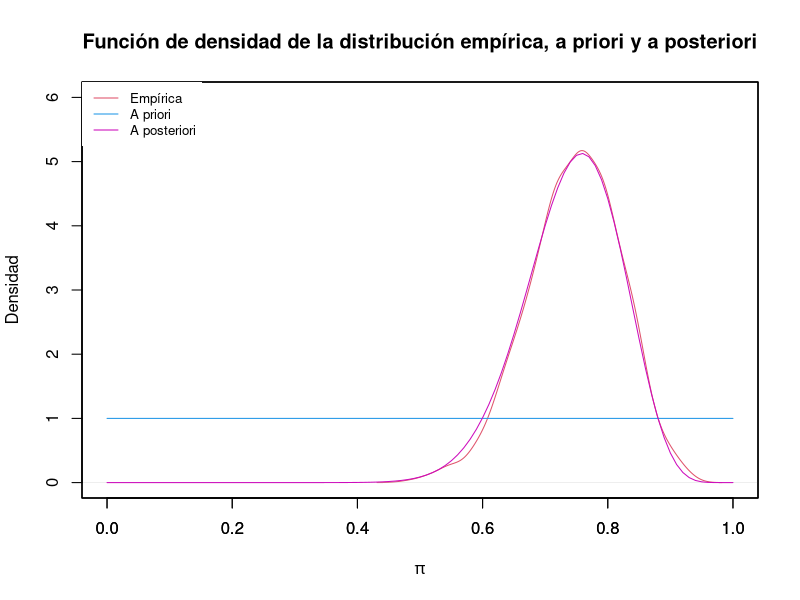

Here is the R script that generated this plot:
#------------------------------------------------------------------------------
# Tarea III
#------------------------------------------------------------------------------

# Definimos algunas variables de interés
n <- 29 # Número de niños estudiados
x <- 22 # Número de niños que terminaron la Educación Secundaria

# Parámetros alfa y beta de la distribuación beta a priori: Be(1,1)
alpha <- 1
beta <- 1

# Parámetros alfa y beta de la distribución beta a posteriori: Be(23,8)

alpha_post <- x + alpha
beta_post <- n - x + beta 

# Generamos una muestra de tamaño 1000 para la distribución empírica
samples <- rbeta(1000, alpha_post, beta_post)

# Representamos la densidad empírica, la densidad a priori y la densidad a 
# posteriori
plot(density(samples), xaxt='n', ann=FALSE, yaxt='n', xlab=, ylab=, main = ,xlim = c(0,1), ylim = c(0,6), col=2)
par(new = TRUE)
curve(dbeta(x,alpha, beta), ann=FALSE, yaxt='n', xlab=, ylab=, xlim = c(0,1), ylim = c(0,6), col=4)
par(new = TRUE)
curve(dbeta(x,alpha_post, beta_post), xlim = c(0,1), ylim = c(0,6), col=6, xlab = expression(pi), ylab = "Densidad", main="Función de densidad de la distribución empírica, a priori y a posteriori")
par(new = FALSE)
legend(x= "topleft", y=0.2,legend = c("Empírica", "A priori", "A posteriori"), col = c(2,4,6),  lty=1, cex=0.8,
  box.lty=0)

# Calculamos la media y desviación típica a posteriori
post.mean <- (alpha + x)/(alpha + beta + n)
post.var <- ((x + alpha)*(n - x + beta))/((alpha + beta  + n)^2*(alpha + beta + n + 1))
post.sd <- sqrt(post.var)

# Calculamos un intervalo de probabilidad al 90% para p

percentage <- 0.9
alpha_level <- (1- percentage)/2

lcb <- qbeta(alpha_level, alpha_post, beta_post)
ucb <- qbeta(1 - alpha_level, alpha_post, beta_post)

# Hacemos el contraste de hipótesis 
# H_0 : p <= 0.4
# H_1 : p > 0.4

x0 <- pbeta(0.4, alpha_post, beta_post) 
x1 <- 1 - pbeta(0.4, alpha_post, beta_post) 

# Calculamos la probabilidad predictiva de que al menos 9 de los 10 niños terminen 
# la Educación Secundaria

k <- 9 # 9 niños acaban la Educación Secundaria
m <-10 # de 10
sum <- 0
for(k in 0:m){
  probability <- choose(m, k) * (gamma(alpha + beta + n)/(gamma(alpha + x)*gamma(beta + n - x)))*(gamma(alpha + x + k)*gamma(beta + n - x + m - k)/gamma(alpha + beta + m + n))  
  sum <- sum + probability
  cat(paste("Probabilidad: ", probability, "\n"))
  cat(paste("Total: ", sum, "\n"))
}

#------------------------------------------------------------------------------
# Tarea IV
#------------------------------------------------------------------------------